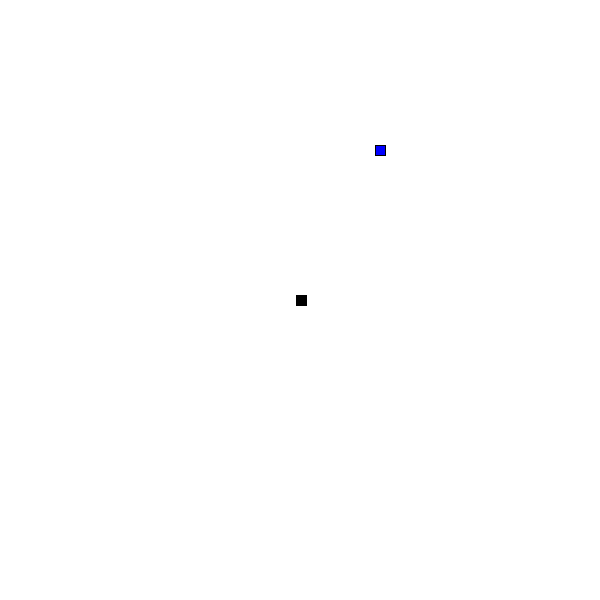
Frame 1 (no input)
Frame 60 (the mouse pressed at the canvas centre just before this capture): identical to frame 1, image omitted
Frame 120 (the mouse held since frame 60 and released just before this capture): identical to frame 1, image omitted

The Processing sketch that drew this single still picture (run headless with seeded random() and noise(); from frame 60 on, the mouse is pressed at the canvas centre):

// Processing sketch: processing_94201
// ── processing_94201.pde

//Who knew that a simple snake game is sooo complicated
//With help from processing reference, and someone named Charles Carr for help with arrarys which I counld not understand and some variable i left out.

int phase; // is the varible that tells me what phase I am in

int snakeSize; //size of snake

int snakeHead;//snakehead variabe
int snakeSpd;// speed of the snake

//could not wrap my head around this 
//keeps the bodie's x and y values and the head's x and y into arrays
int[] snakeX = new int [600];
int[] snakeY = new int [600];

//snakes moving rate
int[] xrate = new int[2];
int[] yrate = new int[2];

//x and y values of food
int foodx = 0;
int foody = 0;



//happens only once
void setup() {
  size(600, 600);
  rectMode(CENTER);
  snakeX[0] = 300;//snake is on screen
  snakeY[0] = 300;
  xrate[0] = 0;//since x and y rates are 0 x and y positions do not move
  yrate[0] = 0;
  foodx = (floor(random(60)))*10;// makes food appear randomly
  foody = (floor(random(60)))*10;
  frameRate(40);
}

//Repeats over and over
void draw() {
  // Play phase
  if (phase == 0) {
    background(255);

    
    //Draw the snake from tail to head
    for ( int tail = snakeSize; tail >= 0; tail--) { //tail grows longer
      fill(125);

      //if tail is > than 0 head isn't drawn
      if (tail > 0) {
        snakeX[tail] = snakeX[tail - 1];//this will shift the snake body pixel
        snakeY[tail] = snakeY[tail - 1];

        rect(snakeX[tail], snakeY[tail], 10, 10);//THIS IS WHAT I COUNLDN"T FIGURE OUT
      }
      else {//draw the head
        fill(0);
        //Increasing the x and y position by the coresponding rate
        snakeX[tail] += xrate [tail];
        snakeY[tail] += yrate [tail];
        //Draw the head in new position
        rect(snakeX[tail] + 1, snakeY[tail], 10 + snakeHead, 10 + snakeHead);
        //check to see if head bites body
        for ( int body= 1; body<= snakeSize; ++body) {
          if (snakeX[tail] ==snakeX[body] && snakeY[tail] == snakeY[body]) {
            phase = 1; //gameover
          }
        }
      }  
      //If snake passes the edge of the screen
      if (snakeX[0] >= 600 || snakeX[0] <= 0 || snakeY[0] >= 600 || snakeY[0]<=0) {
        
          phase = 1;}
        

        // eat the food
        if (snakeX[0] == foodx && snakeY[0] == foody) {
          snakeSize++;//bigger snake
          
          //new food location
          foodx = (floor(random(60)))*10;
          foody = (floor(random(60)))*10;
        tail=0;
    
   
      }
    } fill(0, 0, 255);
    rect(foodx, foody, 10, 10);
    
    
  }
}









// movin the snake
void keyPressed() {
  if (keyCode == UP) {
    xrate[0] = 0;
    yrate[0] = -10;
  }
  if (keyCode == DOWN) {
    xrate[0] = 0;
    yrate[0] = 10;
  }
  if (keyCode == LEFT) {
    xrate[0] = -10;
    yrate[0] = 0;
  }
  if (keyCode == RIGHT) {
    xrate[0] =10;
    yrate[0] = 0;
  }
  if (keyCode == ENTER) {//I did not know you can use setup to reset 
    setup();
    phase= 0;
  }
}
